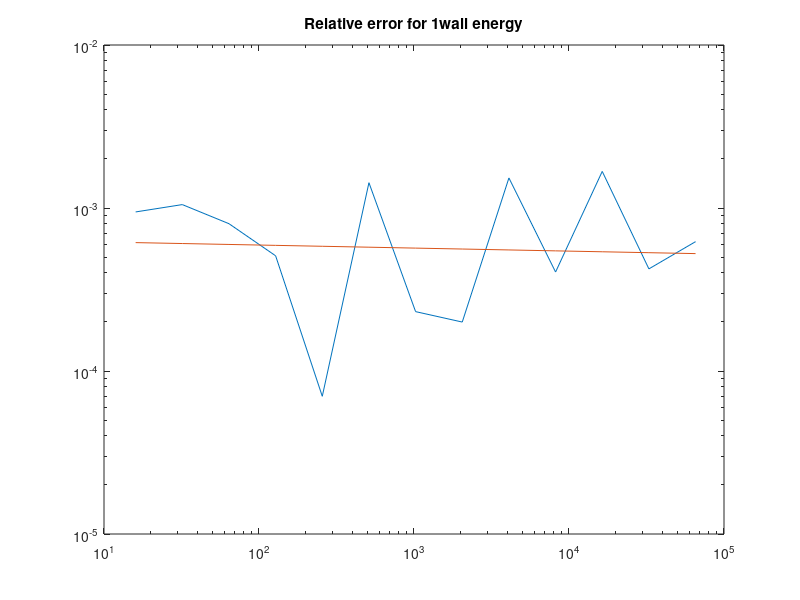

The MATLAB script that drew this image: (Note: this script raises an error after producing the figure.)
#Load in data from fortran.
#Output cleaned data for use with postscript routines to make figures.
#

clear all

  # eff_const = pi.^2./(720);

  # dat = load('TEtest.dat');

  # chi = dat(:,1); 
  # numchi = dat(:,5);
	# errchi = dat(:,6);

  # dlmwrite("TEbodychi_num.dat",[chi,numchi/eff_const,errchi/eff_const],"delimiter","\t","precision","%20.10e")

	# anlt = load('TEanlt.dat');
  # dlmwrite("TEbodychi_anlt.dat",[anlt(:,1),-anlt(:,3)/eff_const],"delimiter","\t","precision","%20.10e")


#distance dependent graphs

  # dat = load('TEbodyd.dat');
  # d   = dat(:,2); 
  # numd = dat(:,6);
	# errd = dat(:,7);

  # dlmwrite("TEbodyd_num.dat",[d,numd/eff_const,errd/eff_const],"delimiter","\t","precision","%20.10e")

  # dlmwrite("TEbodyd_anlt.dat",[d,-anlt(anlt(:,1)==1,3)./eff_const./d.^3],"delimiter","\t","precision","%20.10e")


# dat = load('TEatomchi.dat');

# chi = dat(:,1); 
# d = dat(:,2);
# anlt = dat(:,5);
# num = dat(:,6);
# err = dat(:,7);

# dlmwrite("TEatomchi_anlt.dat",[chi,anlt],"delimiter","\t","precision","%20.10e")
# dlmwrite("TEatomchi_num.dat",[chi,num,err],"delimiter","\t","precision","%20.10e")


# Convergence figures 
#Convergence as function of number of loops
#datL = load('TEatomL2.dat');
#datL(1,:)=[];
#L = datL(:,1);
#anlt = datL(:,2);
#num = datL(:,3);
#err = datL(:,4);
#fit linear relation - use power law
#ln = log(L);
#la  = log(abs(num./anlt-1));
#ea  = abs(err./num);

#pn = wpolyfit(ln,la,1)
#nfit = exp(ln*pn(1)+pn(2));
#dlmwrite("TEatomL_fit.dat",[L,exp(ln*pn(1)+pn(2))],"delimiter","\t","precision","%20.10e")

#figure(1)
#loglog(L,abs(num./anlt-1),L,exp(ln*pn(1)+pn(2)))
#dlmwrite("TEatomL_clean.dat",[L,abs(num./anlt-1),err./anlt],"delimiter","\t","precision","%20.10e")


## #Convergence as function of loop size (Old version with deterministic integrals)
## datN = load('TE_atom_N.dat');
## N = datN(:,3);
## anlt = datN(:,5);
## num = datN(:,6);
## err = datN(:,7);

## dlmwrite("TEatomN_clean_old.dat",[N,abs(num./anlt-1),err./anlt],"delimiter","\t","precision","%20.10e")

## ln = log(N);
## la  = log(abs(num./anlt-1));
## ea  = abs(err./num);
## pn = wpolyfit(ln,la,ea,1)

## nfit = exp(ln*pn(1)+pn(2));
## dlmwrite("TEatomN_fit_old.dat",[N,exp(ln*pn(1)+pn(2))],"delimiter","\t","precision","%20.10e")
## figure(2)
## loglog(N,abs(num./anlt-1),N,exp(ln*pn(1)+pn(2)))

## datN = load('TEbodyN.dat');
## N = datN(:,3);
## anlt = abs(datN(:,4));
## num = abs(datN(:,5));
## err = datN(:,6);
## dlmwrite("TEbodyN_clean_old.dat",[N,abs(num./anlt-1),err./anlt],"delimiter","\t","precision","%20.10e")
## loglogerr(N,abs(num./anlt-1),err./anlt)

## ln = log(N);
## la  = log(abs(num./anlt-1));
## ea  = abs(err./num);
## pn = wpolyfit(ln,la,ea,1)

## nfit = exp(ln*pn(1)+pn(2));
## dlmwrite("TEbodyN_fit_old.dat",[N,exp(ln*pn(1)+pn(2))],"delimiter","\t","precision","%20.10e")
## figure(2)
## loglog(N,abs(num./anlt-1),N,exp(ln*pn(1)+pn(2)))


#Convergence as function of loop size
#Accidently scaled wrong way in code by ns, need to undo, and fix issue by squaring.
datN = load('TE_atom_N_simple.dat');
Ntraj=1E8;
N1 = datN(:,1);
chi = datN(:,2);
anlt = datN(:,5);
num = datN(:,6);
err = datN(:,7)/sqrt(Ntraj);

for n=1:4
		msk = chi==100^(n-2) & N1>10;
		N = datN(msk,1);
		anlt = datN(msk,5);
		num = datN(msk,6);
		err = datN(msk,7)/sqrt(Ntraj);
#		fn = strcat(["TE_atom_N_clean.",num2str(n),".dat"])
#		dlmwrite(fn,[N,abs(num./anlt-1),err./anlt],"delimiter","\t","precision","%20.10e")
		ln = log(N);
		la  = log(abs(num./anlt-1));
		ea  = abs(err./num);
		pn = wpolyfit(ln,la,ea,1)
		nfit = exp(ln*pn(1)+pn(2));
		## fn = strcat(["TE_atom_N_fit.",num2str(n),".dat"])
		## dlmwrite(fn,[N,exp(ln*pn(1)+pn(2))],"delimiter","\t","precision","%20.10e")
		figure(1)
		loglog(N,abs(num./anlt-1),N,exp(ln*pn(1)+pn(2)))
		title('Relative error for 1wall energy')
		sleep(4)
endfor



## 2-wall scaling
datN = load('TE_2wall_N_simple.dat');
ns = pi^4/90;


for n=1:4
		msk = chi==100^(n-2) & N1>10;
		N = datN(msk,1);
		anlt = datN(msk,5);
		num = datN(msk,6)/ns^2;
		err = datN(msk,7)/sqrt(Ntraj)/ns^2;
		## fn = strcat(["TE_2wall_N_clean.",num2str(n),".dat"])
		## dlmwrite(fn,[N,abs(num./anlt-1),err./anlt],"delimiter","\t","precision","%20.10e")
		ln = log(N);
		la  = log(abs(num./anlt-1));
		ea  = abs(err./num);
		pn = wpolyfit(ln,la,ea,1)
		nfit = exp(ln*pn(1)+pn(2));
		## fn = strcat(["TE_2wall_N_fit.",num2str(n),".dat"])
		## dlmwrite(fn,[N,exp(ln*pn(1)+pn(2))],"delimiter","\t","precision","%20.10e")
		figure(2)
		loglog(N,abs(num./anlt-1),N,exp(ln*pn(1)+pn(2)))
		title('Relative error for 2wall energy')
		sleep(4)
endfor


## N = datN(:,1);
## chi = datN(:,2);
## anlt = abs(datN(:,5));
## num = abs(datN(:,6))/(ns);
## err = datN(:,7)/sqrt(Ntraj)/ns^2;
## dlmwrite("TE_2wall_N_clean.dat",[N,abs(num./anlt-1),err./anlt],"delimiter","\t","precision","%20.10e")
## loglogerr(N,abs(num./anlt-1),err./anlt)

## ln = log(N);
## la  = log(abs(num./anlt-1));
## ea  = abs(err./num);
## pn = wpolyfit(ln,la,ea,1)

## nfit = exp(ln*pn(1)+pn(2));
## dlmwrite("TE_2wall_N_clean.dat",[N,exp(ln*pn(1)+pn(2))],"delimiter","\t","precision","%20.10e")
## figure(2)
## loglog(N,abs(num./anlt-1),N,exp(ln*pn(1)+pn(2)))


